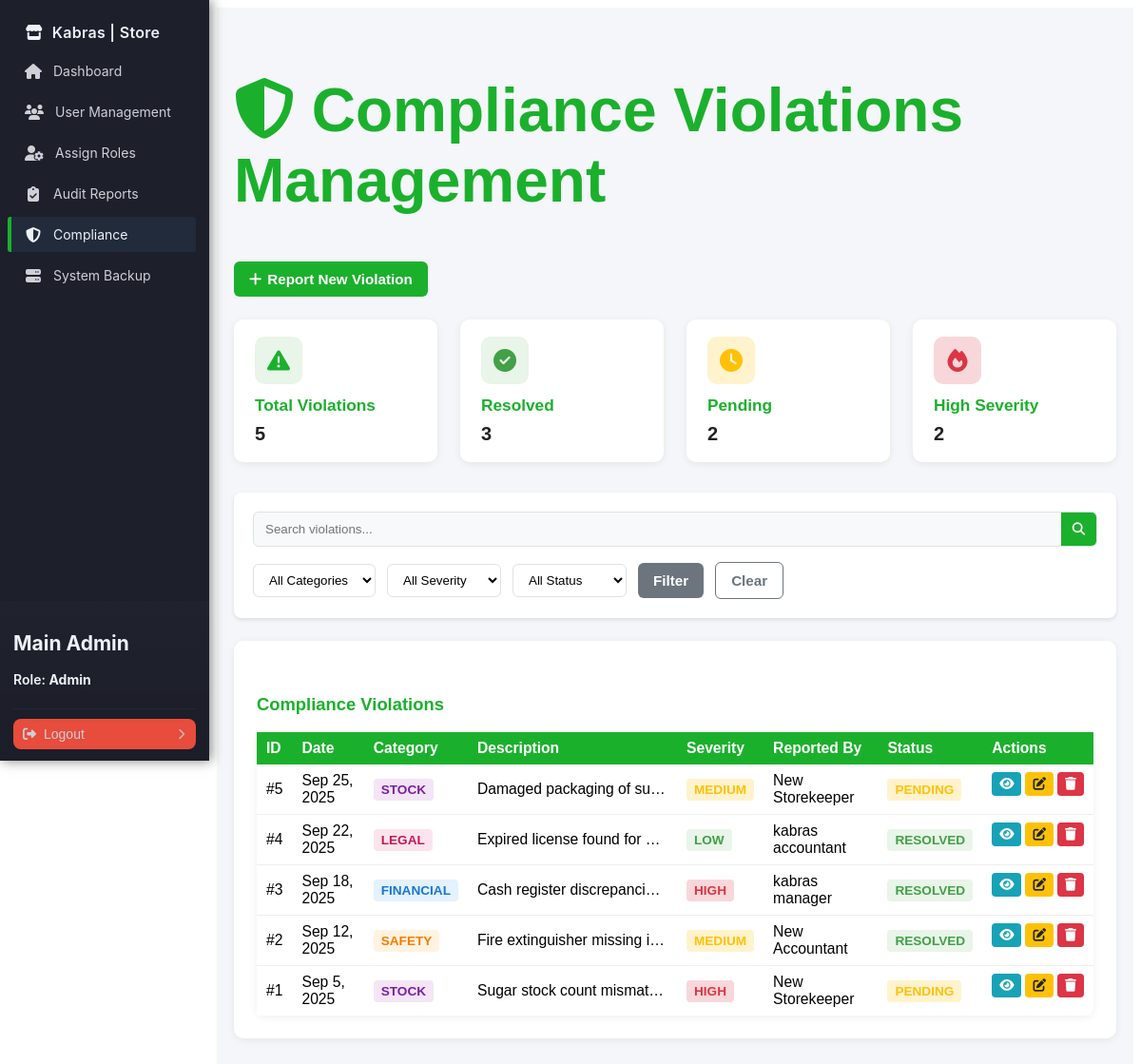
Before: /admin/compliance.php (signed in) with the older database file.
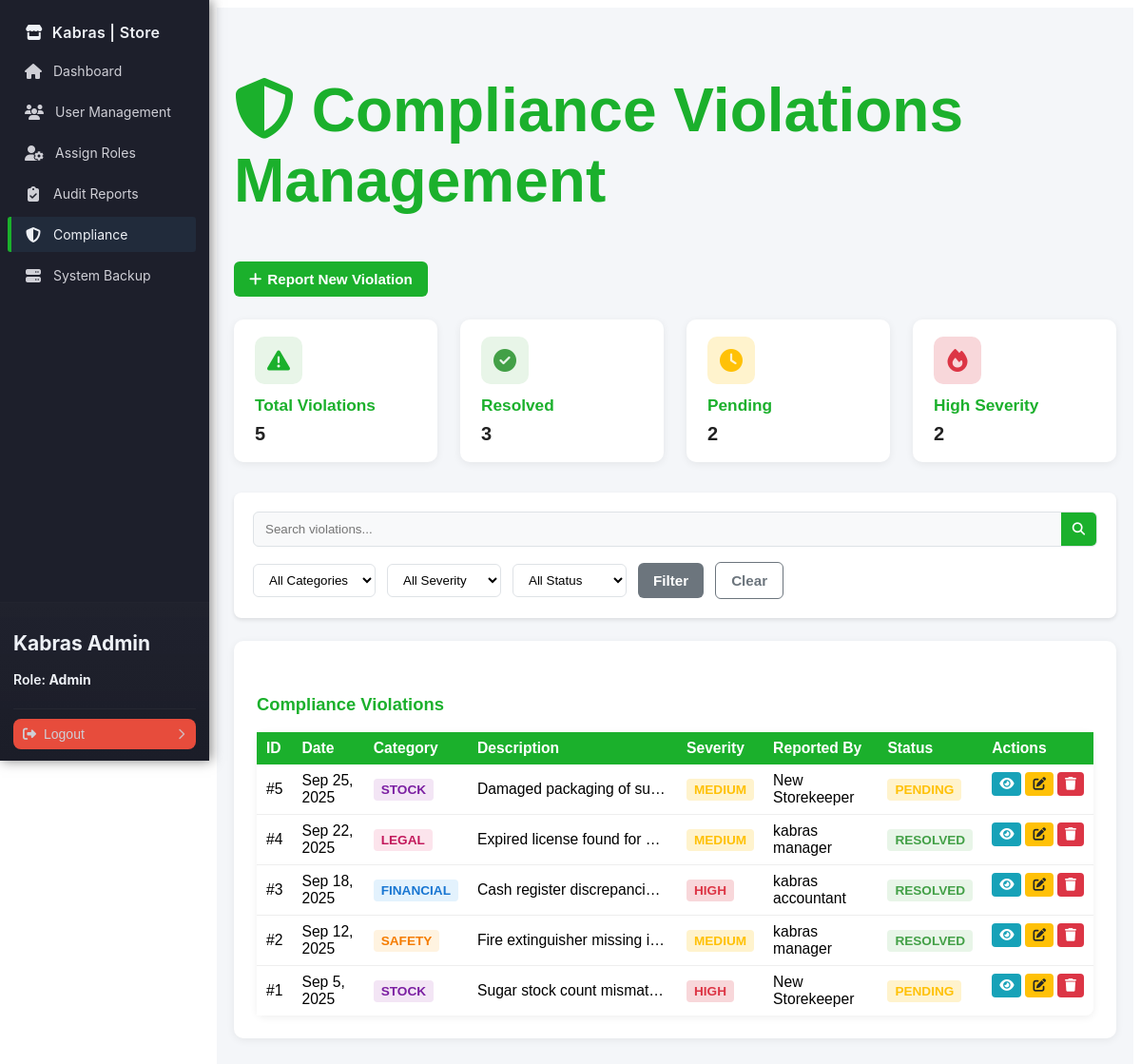
After: the same page with the newer database file.
### tables this page shows
CREATE TABLE `users` (
  `id` int NOT NULL AUTO_INCREMENT,
  `name` varchar(100) NOT NULL,
  `email` varchar(100) NOT NULL,
  `password` varchar(255) NOT NULL,
  `phone` varchar(15) DEFAULT NULL,
  `national_id` varchar(20) DEFAULT NULL,
  `role` enum('Admin','StoreKeeper','Cashier','Manager','Accountant') NOT NULL,
  `last_login` datetime DEFAULT NULL,
  `created_at` timestamp NULL DEFAULT CURRENT_TIMESTAMP,
  `updated_at` timestamp NULL DEFAULT CURRENT_TIMESTAMP ON UPDATE CURRENT_TIMESTAMP,
  PRIMARY KEY (`id`),
  UNIQUE KEY `email` (`email`)
);

CREATE TABLE `compliance_violations` (
  `id` int NOT NULL AUTO_INCREMENT,
  `violation_date` datetime NOT NULL DEFAULT CURRENT_TIMESTAMP,
  `category` enum('Financial','Stock','Safety','Legal') NOT NULL,
  `reported_by` int NOT NULL,
  `description` text NOT NULL,
  `severity` enum('Low','Medium','High') NOT NULL DEFAULT 'Low',
  `status` enum('Pending','Resolved') NOT NULL DEFAULT 'Pending',
  `resolution_notes` text,
  `resolved_by` int DEFAULT NULL,
  `created_at` datetime DEFAULT CURRENT_TIMESTAMP,
  `updated_at` datetime DEFAULT CURRENT_TIMESTAMP ON UPDATE CURRENT_TIMESTAMP,
  PRIMARY KEY (`id`),
  KEY `reported_by` (`reported_by`),
  KEY `resolved_by` (`resolved_by`),
  CONSTRAINT `compliance_violations_ibfk_2` FOREIGN KEY (`resolved_by`) REFERENCES `users` (`id`)
);

### app/models/User.php (called while the page is built, shortened)
<?php
require_once __DIR__ . '../../../config/database.php';
class User
{
    private $db;
    public function __construct()
    {
        $this->db = (new Database())->connect();
    }
    public function findByEmail($email)
    {
        $sql = "SELECT * FROM users WHERE email = :email LIMIT 1";
        $stmt = $this->db->prepare($sql);
        $stmt->execute([':email' => $email]);
        return $stmt->fetch(PDO::FETCH_ASSOC);
    }
}

### config/database.php (called while the page is built, shortened)
<?php
class Database
{
    private $host = 'localhost';
    private $db   = 'kabras_store';
    private $user = 'root';
    private $pass = 'Hunter42.';
    private $charset = 'utf8mb4';
    public function connect()
    {
        $dsn = "mysql:host={$this->host};dbname={$this->db};charset={$this->charset}";
        try {
            $this->pdo = new PDO($dsn, $this->user, $this->pass, [
                PDO::ATTR_ERRMODE => PDO::ERRMODE_EXCEPTION,
                PDO::ATTR_DEFAULT_FETCH_MODE => PDO::FETCH_ASSOC,
            ]);
            return $this->pdo;
        } catch (PDOException $e) {
            die('Database connection failed: ' . $e->getMessage());
        }
    }
}

### handlers/AuthHandler.php (called while the page is built, shortened)
<?php
require_once __DIR__ . '/../app/models/User.php';
class AuthHandler
{
    private $sessionTimeout = 3600;
    public function __construct()
    {
        $this->userModel = new User();
        $defaultAdminEmail = 'admin@kabrasugar.com';
        if (!$this->userModel->findByEmail($defaultAdminEmail)) {
            $adminData = [
                'name' => 'Default Admin',
                'email' => $defaultAdminEmail,
                'phone' => '',
                'national_id' => '',
                'password' => 'hunter123',
                'role' => 'admin'
            ];
            $this->userModel->createUser($adminData);
        }
    }
    public function isLoggedIn()
    {
        return isset($_SESSION['user_id']) &&
            (time() - $_SESSION['login_time']) < $this->sessionTimeout;
    }
    public function getCurrentUser()
    {
        return [
            "id" => $_SESSION['user_id'],
            "name" => $_SESSION['user_name'],
            "email" => $_SESSION['user_email'],
            "role" => $_SESSION['user_role']
        ];
    }
}

### handlers/AuditHandler.php (called while the page is built, shortened)
<?php
require_once __DIR__ . '/../config/database.php';
class AuditHandler
{
    private $db;
    public function __construct()
    {
        $this->db = (new Database())->connect();
    }
    public function getComplianceViolations($page = 1, $limit = 10, $filters = [])
    {
        $offset = ($page - 1) * $limit;
        $sql = "SELECT cv.*,
                u1.name as reported_by_name,
                u2.name as resolved_by_name
                FROM compliance_violations cv
                LEFT JOIN users u1 ON cv.reported_by = u1.id
                LEFT JOIN users u2 ON cv.resolved_by = u2.id
                WHERE 1=1";
        $params = [];
        $sql .= " ORDER BY cv.violation_date DESC LIMIT " . (int)$limit . " OFFSET " . (int)$offset;
        $stmt = $this->db->prepare($sql);
        $stmt->execute($params);
        return $stmt->fetchAll(PDO::FETCH_ASSOC);
    }
}

### admin/compliance.php (the view, shortened to what the changed rows need)
<?php
require_once '../handlers/AuthHandler.php';
require_once '../handlers/AuditHandler.php';
require_once '../app/models/User.php';
$authHandler = new AuthHandler();
$auditHandler = new AuditHandler();
$currentUser = $authHandler->getCurrentUser();
$filters = [];
$page = isset($_GET['page']) ? (int)$_GET['page'] : 1;
$limit = 10;
$violations = $auditHandler->getComplianceViolations($page, $limit, $filters);
?>
<!DOCTYPE html>
<html lang="en">
<head>
    <link rel="stylesheet" href="../assets/css/sidebar.css">
    <link rel="stylesheet" href="../assets/css/compliance.css">
    <link rel="stylesheet" href="https://cdnjs.cloudflare.com/ajax/libs/font-awesome/6.4.0/css/all.min.css">
</head>
<body>
    <?php include '../includes/sidebar.php'; ?>
    <main class="compliance-main-content">
        <div class="compliance-container">
            <div class="compliance-title">
                <h1><i class="fas fa-shield-alt"></i> Compliance Violations Management</h1>
            </div>
            <div class="compliance-activities-row">
                <div class="compliance-table-card">
                    <table class="compliance-table">
                        <thead>
                            <tr>
                                <th>ID</th>
                                <th>Date</th>
                                <th>Category</th>
                                <th>Description</th>
                                <th>Severity</th>
                                <th>Reported By</th>
                                <th>Status</th>
                                <th>Actions</th>
                            </tr>
                        </thead>
                        <tbody>
                            <?php if (empty($violations)): ?>
                                <tr>
                                    <td colspan="8" class="no-data">No compliance violations found</td>
                                </tr>
                            <?php else: ?>
                                <?php foreach ($violations as $violation): ?>
                                    <tr>
                                        <td>#<?= $violation['id'] ?></td>
                                        <td><?= date('M j, Y', strtotime($violation['violation_date'])) ?></td>
                                        <td><span
                                                class="category-badge category-<?= strtolower($violation['category']) ?>"><?= $violation['category'] ?></span>
                                        </td>
                                        <td class="description-cell" title="<?= htmlspecialchars($violation['description']) ?>">
                                            <?= strlen($violation['description']) > 50 ? substr(htmlspecialchars($violation['description']), 0, 50) . '...' : htmlspecialchars($violation['description']) ?>
                                        </td>
                                        <td><span
                                                class="severity-badge severity-<?= strtolower($violation['severity']) ?>"><?= $violation['severity'] ?></span>
                                        </td>
                                        <td><?= htmlspecialchars($violation['reported_by_name']) ?></td>
                                        <td><span
                                                class="status-badge status-<?= strtolower($violation['status']) ?>"><?= $violation['status'] ?></span>
                                        </td>
                                        <td class="actions">
                                            <button onclick="viewViolation(<?= $violation['id'] ?>)" class="btn-action btn-view"
                                                title="View">
                                                <i class="fas fa-eye"></i>
                                            </button>
                                            <button onclick="editViolation(<?= $violation['id'] ?>)" class="btn-action btn-edit"
                                                title="Edit">
                                                <i class="fas fa-edit"></i>
                                            </button>
                                            <button onclick="deleteViolation(<?= $violation['id'] ?>)" class="btn-action btn-delete"
                                                title="Delete">
                                                <i class="fas fa-trash"></i>
                                            </button>
                                        </td>
                                    </tr>
                                <?php endforeach; ?>
                            <?php endif; ?>
                        </tbody>
                    </table>
                </div>
            </div>
        </div>
    </main>
</body>
</html>

### includes/sidebar.php (shortened to what the changed rows need)
<link rel="stylesheet" href="https://cdnjs.cloudflare.com/ajax/libs/font-awesome/6.4.0/css/all.min.css"
 />
<aside class="sidebar" role="navigation" aria-label="Main Sidebar">
    <div class="sidebar-inner">
        <div class="sidebar-footer" role="region" aria-label="User actions">
            <div class="user-name">
                <h2>
                    <?php
                    if (isset($currentUser) && isset($currentUser['name']) && $currentUser['name']) {
                        echo htmlspecialchars($currentUser['name']);
                    } elseif (isset($_SESSION['user_name']) && $_SESSION['user_name']) {
                        echo htmlspecialchars($_SESSION['user_name']);
                    } else {
                        echo 'Guest';
                    }
                    ?>
                </h2>
                <p>Role: <strong>
                        <?php
                        if (isset($currentUser) && isset($currentUser['role']) && $currentUser['role']) {
                            echo htmlspecialchars($currentUser['role']);
                        } elseif (isset($_SESSION['user_role']) && $_SESSION['user_role']) {
                            echo htmlspecialchars($_SESSION['user_role']);
                        } else {
                            echo 'No Role';
                        }
                        ?>
                    </strong></p>
            </div>
        </div>
    </div>
</aside>

Changed rows visible on the page:
changed users "Admin": name "Main Admin" → "Kabras Admin"
changed compliance_violations "Sep 22, 2025": severity "LOW" → "MEDIUM"; users.name "kabras accountant" → "kabras manager"
changed compliance_violations "FINANCIAL": users.name "kabras manager" → "kabras accountant"
changed compliance_violations "Sep 12, 2025": users.name "New Accountant" → "kabras manager"
